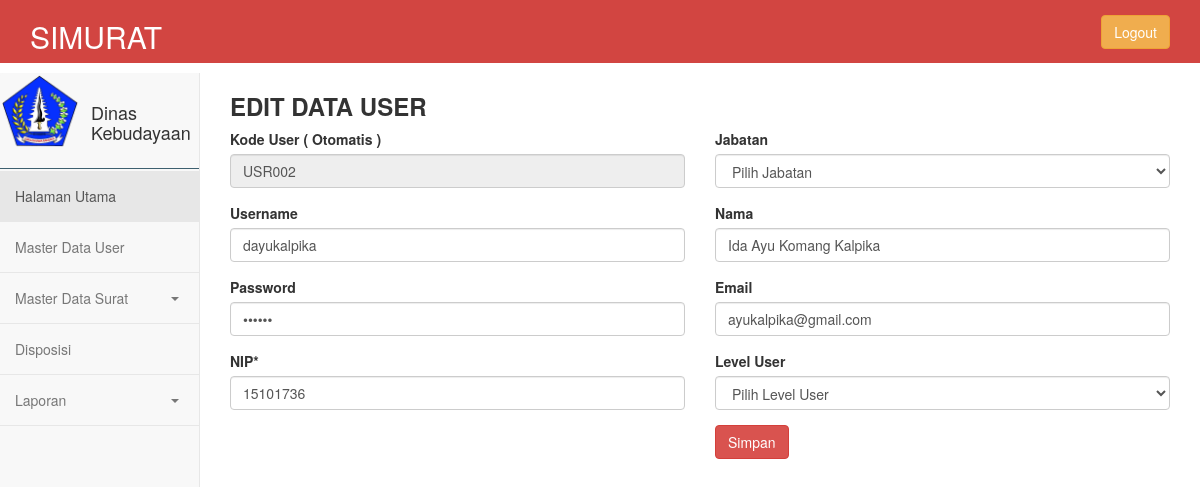
The app's page /admin/user-edit.php?kode_user=USR002 with its own data.
### tables this page shows
CREATE TABLE `tb_user` (
  `kode_user` varchar(11) NOT NULL,
  `username` varchar(50) NOT NULL,
  `password` varchar(50) NOT NULL,
  `nama` varchar(50) NOT NULL,
  `jabatan` varchar(50) NOT NULL,
  `nip` varchar(50) NOT NULL,
  `email` varchar(50) NOT NULL,
  `levelUser` varchar(50) NOT NULL,
  `statusUser` varchar(50) NOT NULL
);

### admin/user-edit.php (the view, shortened to what this page needs)
<?php
	include("include/header.php");
?>
<?php
 $data =  "SELECT * FROM tb_user where kode_user='$_GET[kode_user]'";
 $hasil= mysqli_query($koneksi,$data);
  $d = mysqli_fetch_array($hasil);
?>
<?php  include("include/sidebar.php"); ?>
    <div class="col-md-10">
<div class="col-md-12">
    <h3><b> EDIT DATA USER </b></h3>
  </div>
       <form action="" method="POST">
              <div class="col-md-6">
  <div class="form-group">
    <label for="email">Kode User ( Otomatis )</label>
    <input type="text" class="form-control" value="<?php echo"$d[kode_user]"; ?>" name="kode_user" readonly="">
  </div>
  <div class="form-group">
    <label for="pwd">Username  </label>
    <input type="text" class="form-control" name="username" placeholder="Masukan Username " required="" value="<?php echo "$d[username]"; ?>" >
  </div>
   <div class="form-group">
    <label for="pwd">Password </label>
    <input type="password" class="form-control" name="password" placeholder="Masukan Password" required="" value="<?php echo "$d[password]"; ?>">
  </div>
   <div class="form-group">
    <label for="pwd"> NIP* </label>
    <input type="text" class="form-control" name="nip" value="<?php echo "$d[nip]"; ?>" placeholder="Masukan NIP" >
  </div>
  </div>
<div class="col-md-6">
  <div class="form-group">
  <label for="sel1">Jabatan </label>
  <select class="form-control" name="jabatan">
    <option disabled selected>Pilih Jabatan</option>
  </select>
</div>
 <div class="form-group">
    <label for="pwd"> Nama </label>
    <input type="text" class="form-control" name="nama" value="<?php echo "$d[nama]"; ?>"" placeholder="Masukan Nama" required="" >
  </div>
   <div class="form-group">
    <label for="pwd"> Email </label>
    <input type="text" class="form-control" name="email"  value="<?php echo "$d[email]"; ?>" placeholder="Masukan Email">
  </div>
   <div class="form-group">
  <label for="sel1"> Level User </label>
  <select class="form-control" name="levelUser">
    <option disabled selected>Pilih Level User</option>
  </select>
</div>
  <button type="submit" name="submit" class="btn btn-danger ">Simpan </button>
</div>
</form>
        </div>

### css/style-admin.css (style rules this page uses)
* { padding : 0px; margin : 0px; }

### records on screen
tb_user: kode_user "USR002", username "dayukalpika", nip "15101736", nama "Ida Ayu Komang Kalpika", email "ayukalpika@gmail.com"
